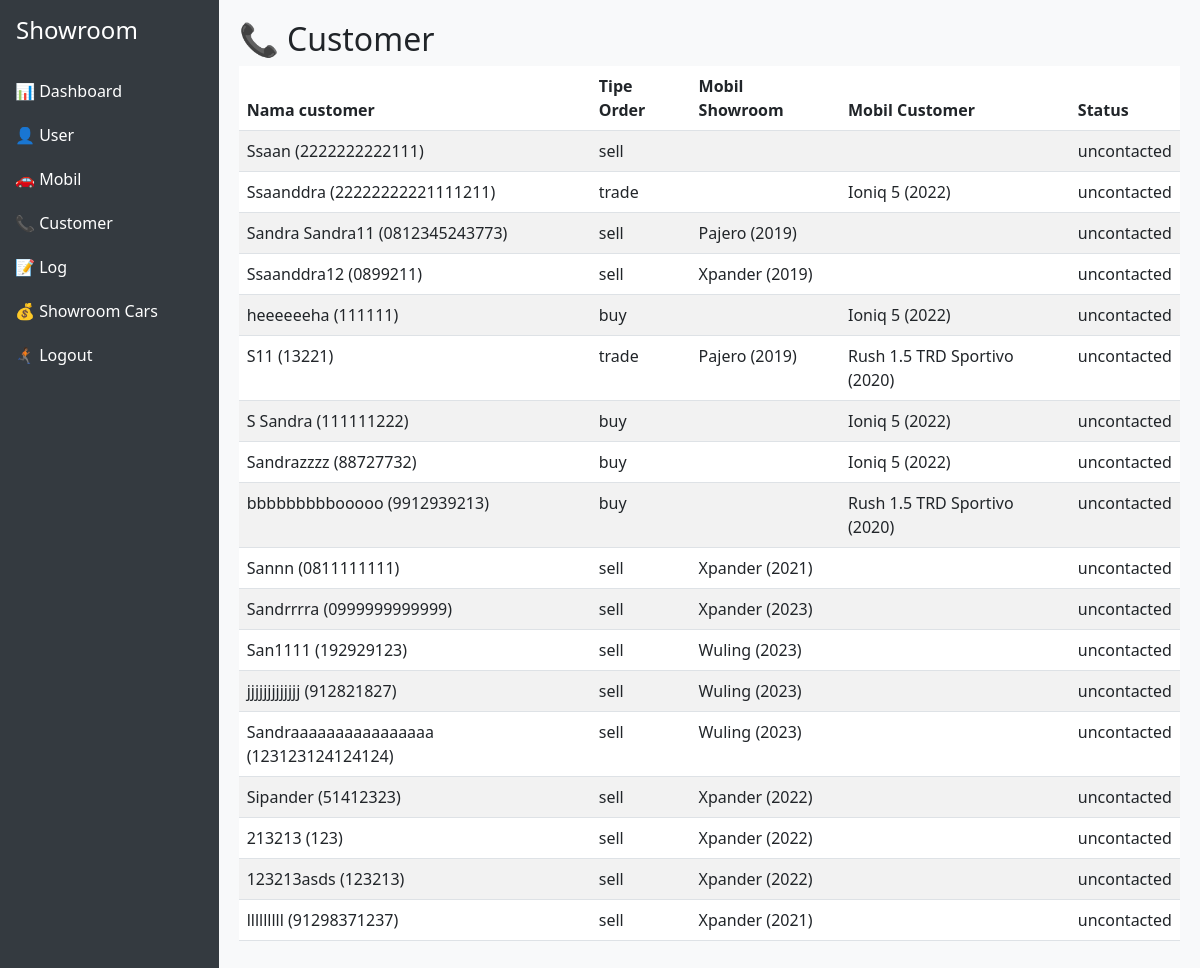
The app's page /dashboard/customer_list/ (signed in), older data.
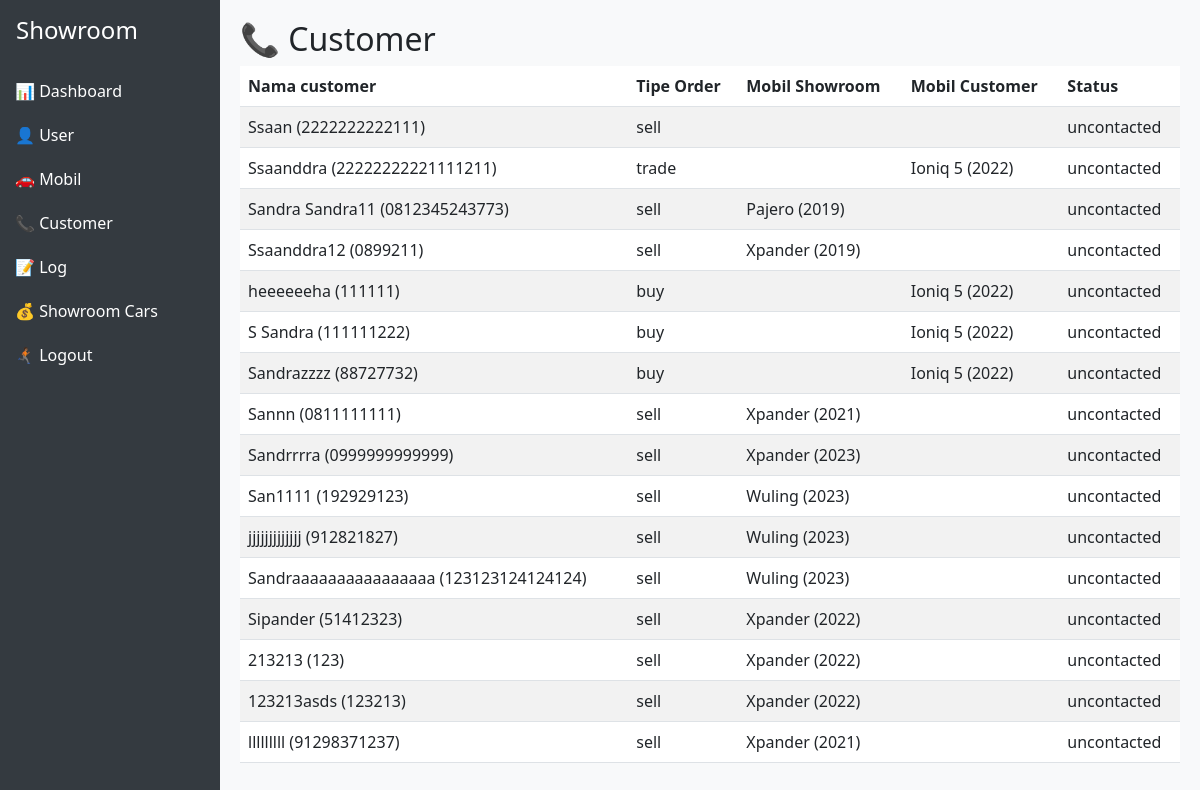
The same page, newer data.
### orders/models.py (models this page shows, shortened)
class Order(models.Model):
    ORDER_TYPE_CHOICES = [
        ("sell","Sell"),
        ("trade","Trade"),
        ("buy","Buy"),
    ]
    customer = models.ForeignKey(Customer, on_delete=models.CASCADE)
    showroom_car = models.ForeignKey(Cars, on_delete=models.CASCADE, null=True, blank=True)
    offer_type = models.CharField(max_length=10, choices=ORDER_TYPE_CHOICES)
    trade_in_car = models.OneToOneField(TradeInCar, on_delete=models.SET_NULL, null=True, blank=True)
    created_at = models.DateTimeField(auto_now_add=True)

class TradeInCar(models.Model):
    customer = models.ForeignKey(Customer, on_delete=models.CASCADE)
    offered_vehicle_model = models.CharField(max_length=100, blank=True, null=True)
    offered_vehicle_varian = models.CharField(max_length=100, blank=True, null=True)
    offered_vehicle_transmission = models.CharField(max_length=20, choices=[('auto','Otomatis'), ('manual', 'Manual')], blank=True, null=True)
    offered_vehicle_province = models.CharField(max_length=50, blank=True, null=True)
    offered_vehicle_year = models.IntegerField(blank=True, null=True)
    offered_vehicle_kilometers = models.IntegerField(blank=True, null=True)
    offered_vehicle_notes = models.TextField(blank=True, null=True)

### customer/models.py (models this page shows, shortened)
class Customer(models.Model):
    STATUS_CHOICES = [
        ("deal","Deal"),
        ("negotiating","Negotiating"),
        ("not_deal", "Not Deal"),
        ("uncontacted", "Uncontacted"),
        ("rna","RNA (Return, No Answer)"),
    ]
    name = models.CharField(max_length=100)
    phone_number = models.CharField(max_length=20, unique=True)
    email = models.EmailField(blank=True, null=True)
    address = models.TextField(blank=True, null=True)
    status = models.CharField(max_length=20, choices=STATUS_CHOICES, default="uncontacted")
    created_at = models.DateTimeField(auto_now_add=True)
    updated_at = models.DateTimeField(auto_now=True)

### cars/models.py (models this page shows, shortened)
class Cars(models.Model):
    id = models.AutoField(primary_key=True)
    nama = models.CharField(max_length=100)
    harga = models.DecimalField(max_digits=12, decimal_places=2)
    merek = models.CharField(max_length=50)
    model = models.CharField(max_length=50)
    tahun = models.IntegerField()
    kilometer = models.IntegerField()
    transmisi = models.CharField(max_length=20, choices=[('auto','Otomatis'), ('manual', 'Manual')])
    jenis_bahan_bakar = models.CharField(max_length=20, choices=[('bensin','Bensin'), ('diesel', 'Diesel'), ('elektrik', 'Elektrik')])
    mesin = models.CharField(max_length=50)
    tempat_duduk = models.IntegerField()
    deskripsi = models.TextField()
    gambar = models.ImageField(upload_to='cars/images/',blank=True, null=True)
    status = models.CharField(max_length=20,
                              choices=[('available','Available'),('sold','Sold'),('booked','Booked')],default='available')

### cars/views.py (the view)
    def wrapper(request, *args, **kwargs):
        if request.user.is_authenticated and (request.user.is_superuser or request.user.role in ["admin"]):
            return view_func(request, *args, **kwargs)
        return redirect("carList")

### cars/views.py (called while the page is built)
def admin_required(view_func):
    def wrapper(request, *args, **kwargs):
        if request.user.is_authenticated and (request.user.is_superuser or request.user.role in ["admin"]):
            return view_func(request, *args, **kwargs)
        return redirect("carList")
    return wrapper

@admin_required
def dashboard_customer_list(request):
    context = {
        'orders' : Order.objects.select_related("customer","trade_in_car").all()
    }
    return render(request,'cars/dashboard/customer_list.html',context)

### cars/templates/cars/dashboard/customer_list.html
{% extends 'base.html' %}
{% block content %}
<h2>📞 Customer</h2>
<table class="table table-striped">
  <thead>
    <tr>
      <th>Nama customer</th>
      <th>Tipe Order</th>
      <th>Mobil Showroom</th>
      <th>Mobil Customer</th>
      <th>Status</th>
    </tr>
  </thead>
  <tbody>
    {% for order in orders %}
    <tr>
      <td> {{ order.customer.name }} ({{ order.customer.phone_number }}) </td>
      <td>  {{ order.offer_type }} </td>
      {% if order.trade_in_car.offered_vehicle_model %}
      <td> {{ order.trade_in_car.offered_vehicle_model }} ({{ order.trade_in_car.offered_vehicle_year }}) </td>
      {% else %}
      <td>  </td>
      {% endif %}
      {% if order.showroom_car.nama %}
      <td>     {{ order.showroom_car.nama }} ({{ order.showroom_car.tahun }}) </td>
      {% else %}
      <td>  </td>
      {% endif %}
      <td> {{ order.customer.status }}</td>
    </tr>
    {% endfor %}
  </tbody>
</table>
{% endblock content %}

### templates/base.html (shortened to what this page needs)
<!DOCTYPE html>
<html lang="id">
<head>
  <link href="https://cdn.jsdelivr.net/npm/bootstrap@5.3.0/dist/css/bootstrap.min.css" rel="stylesheet">
</head>
<body>
  <div class="sidebar">
    <h4 class="p-3">Showroom</h4>
    <a href="{% url 'dashboard' %}">📊 Dashboard</a>
    <a href="{% url 'dashboard_user_list' %}">👤 User</a>
    <a href="{% url 'dashboard_car_list' %}">🚗 Mobil</a>
    <a href="{% url 'dashboard_customer_list' %}">📞 Customer</a>
    <a href="">📝 Log</a>
    <a href="{% url 'carList' %}">💰 Showroom Cars</a>
    <a href="{% url 'logout' %}">🏃🏾‍➡️ Logout</a>
  </div>
  <div class="content">
    {% block content %}{% endblock %}
  </div>
</body>
</html>

### templates/base.html (style rules this page uses)
body { min-height: 100vh; display: flex; }
.sidebar { width: 220px; background: #343a40; color: white; }
.sidebar a { color: white; text-decoration: none; display: block; padding: 10px 15px; }
.content { flex-grow: 1; padding: 20px; background: #f8f9fa; }

Row changes from the older to the newer data that the page shows:
removed Order: customer.name "S11", customer.phone_number "13221", offer_type "trade", trade_in_car.offered_vehicle_model "Pajero", trade_in_car.offered_vehicle_year "2019", showroom_car.nama "Rush 1.5 TRD Sportivo", showroom_car.tahun "2020", customer.status "uncontacted"
removed Order: customer.name "bbbbbbbbbooooo", customer.phone_number "9912939213", offer_type "buy", showroom_car.nama "Rush 1.5 TRD Sportivo", showroom_car.tahun "2020", customer.status "uncontacted"
